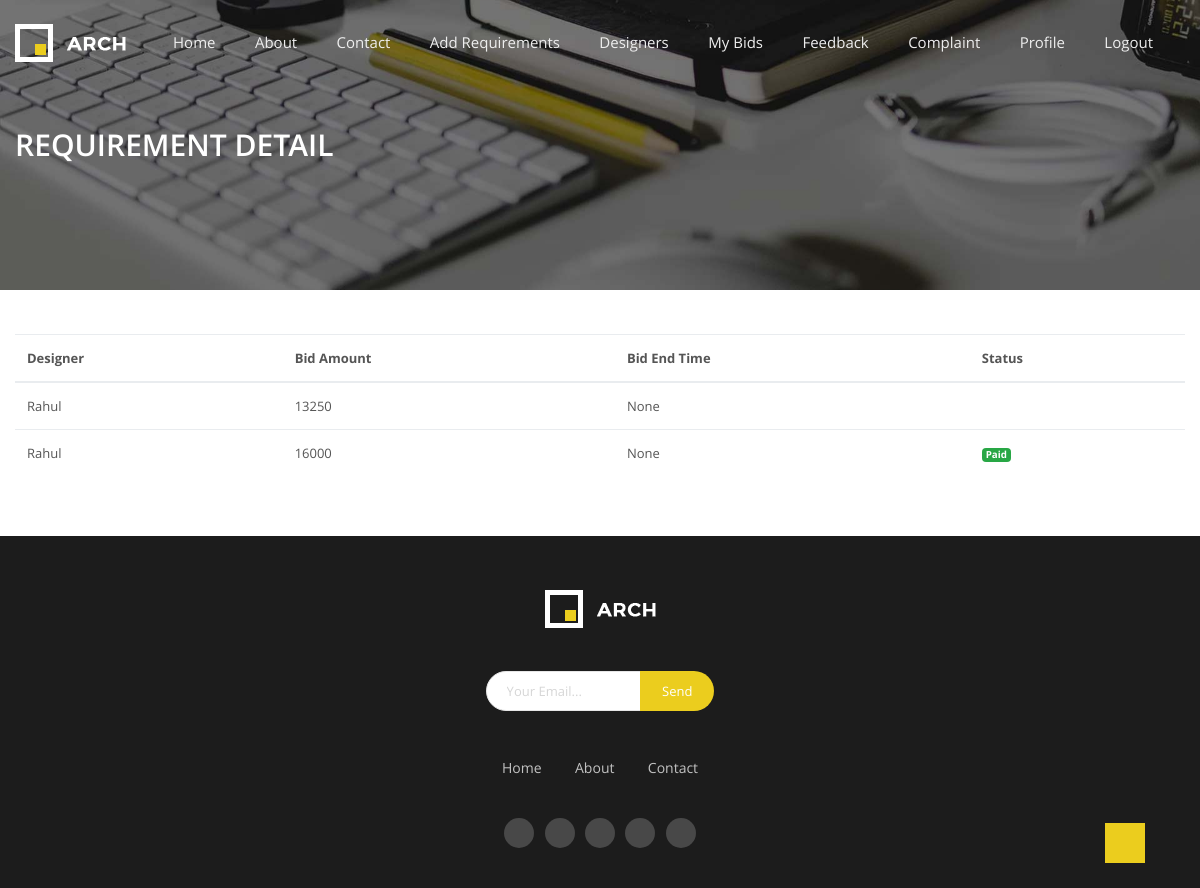
The app's page /manage-bids/2/ (signed in) with its own data.
### myapp/models.py (models this page shows, shortened)
class Bidding(models.Model):
    PAYMENT_MODE_CHOICES = [
        ('online', 'Online Payment'),
        ('offline', 'Offline Payment'),
    ]
    designer = models.ForeignKey(Login, on_delete=models.CASCADE)  # The user placing the bid
    requirement = models.ForeignKey(Requirement, on_delete=models.CASCADE)  # The product being bid on
    bid_amount = models.IntegerField()  # The amount the user is bidding
    payment_date = models.DateTimeField(auto_now=True)
    payment_mode = models.CharField(max_length=10, choices=PAYMENT_MODE_CHOICES)  # Payment mode
    razorpay_order_id = models.CharField(max_length=255, blank=True, null=True)
    razorpay_payment_id = models.CharField(max_length=255, blank=True, null=True)
    razorpay_signature = models.CharField(max_length=255, blank=True, null=True)
    offline_reference = models.CharField(max_length=255, blank=True, null=True)  # Reference number for offline payment
    offline_remarks = models.TextField(blank=True, null=True)  # Optional remarks for offline payments
    address = models.TextField(blank=True, null=True)  # Optional remarks for offline payments
    STATUS_CHOICES = (
        ('pending', 'Pending'),
        ('accepted', 'Accepted'),
        ('rejected', 'Rejected'),
        ('paid', 'paid'),
        ('not paid', 'not paid'),
    )
    status = models.CharField(max_length=10, choices=STATUS_CHOICES, default='pending')  # Status of the bid

class Login(models.Model):
    name = models.CharField(max_length=100)
    email = models.EmailField(unique=True)
    password = models.CharField(max_length=100, default="admin@123")
    phone = models.CharField(max_length=20, null=True, blank=True)
    ROLE = (
        ("Designer", "Designer"),
        ("User", "User"),
    )
    role = models.CharField(max_length=10, choices=ROLE, default='User')
    STATUS = (
        ("0", "unapproved"),
        ("1", "approved")
    )
    status = models.CharField(max_length=10, choices=STATUS, default='0')
    id_proof = models.FileField(upload_to='id_proofs/', null=True, blank=True, default=None)
    def pic(self):
        return mark_safe('<img src = "{}" width = "100">'.format(self.id_proof.url))
    pic.allow_tags = True

class Requirement(models.Model):
    REQUIREMENT_STATUS_CHOICES = [
        (0, 'Open'),
        (1, 'Close'),
    ]
    user = models.ForeignKey(Login, on_delete=models.CASCADE)
    req_name = models.CharField(max_length=150, null=False)
    initial_amount = models.DecimalField(max_digits=10, decimal_places=2, null=True, blank=True)
    req_desc = models.CharField(max_length=150, null=False)
    req_status = models.IntegerField(choices=REQUIREMENT_STATUS_CHOICES, null=False)
    req_img = models.ImageField(upload_to='products/', null=True, blank=True)
    current_highest_bid = models.IntegerField(default=0)
    bid_end_date = models.DateTimeField(null=True, blank=True)
    minimum_bid_increment = models.IntegerField(default=1)
    creation_date = models.DateField(auto_now_add=True, null=True, blank=True)
    def req_pic(self):
        return mark_safe('<img src = "{}" width = "100">'.format(self.req_img.url))
    req_pic.allow_tags = True

### myapp/views.py (the view, shortened to what this page needs)
# urls.py: path('manage-bids/<int:product_id>/', views.manage_bids, name='manage_bids'),
def manage_bids(request, product_id):
    context = checksession(request)
    uid = request.session['log_id']
    product = get_object_or_404(Requirement, id=product_id, user=Login(id=uid))
    bids = Bidding.objects.filter(requirement=product)
    context.update({
        "bids": bids,
        "product": product
    })
    return render(request, "manage_bids.html", context)

### myapp/views.py (called while the page is built)
def checksession(request):
    uid = request.session.get('log_id')
    if not uid:
        return None
    try:
        userdata = Login.objects.get(id=uid)
        is_designer = userdata.role == "Designer"
        if is_designer:
            try:
                profile = DesignerProfile.objects.get(user=userdata)
            except DesignerProfile.DoesNotExist:
                profile = None
        else:
            try:
                profile = UserProfile.objects.get(user=userdata)
            except UserProfile.DoesNotExist:
                profile = None
        context = {
            'userdata': userdata,
            'is_designer': is_designer,
            'profile': profile,
        }
        return context
    except Login.DoesNotExist:
        return None

### myapp/templates/manage_bids.html (shortened to what this page needs)
{% extends 'base.html' %}
{% block main %}
{% load static %}
<section class="navigation">
  <div class="parallax parallax--nav-3">
    <div class="container clearfix">
      <div class="row">
        <div class="col-md-12">
          <h2>Requirement Detail</h2>
        </div>
      </div>
    </div>
  </div>
</section>
<br><br>
<div class="quicky-wishlist_area">
<div class="container">
<div class="row">
<div class="col-12">
<div class="table-content table-responsive">
{% if accepted_bid %}
<p>A bid has already been accepted for this product.</p>
{% elif bids %}
<table class="table">
<thead>
<tr>
<th>Designer</th>
<th>Bid Amount</th>
<th>Bid End Time</th>
<th>Status</th>
</tr>
</thead>
<tbody>
{% for bid in bids %}
<tr>
<td>{{ bid.designer.name }}</td>
<td>{{ bid.bid_amount }}</td>
<td>{{ bid.requirement.bid_end_date }}</td>
<td>
{% if bid.status == "paid" %}
<span class="badge bg-success">
Paid
</span>
{% endif %}
</td>
</tr>
{% endfor %}
</tbody>
</table>
{% else %}
<p>No bids available for this product.</p>
{% endif %}
</div>
</div>
</div>
</div>
</div>
<br><br>
{% endblock %}

### records on screen
Bidding: designer.name "Rahul", bid_amount "13250", requirement.bid_end_date "None"
Bidding: designer.name "Rahul", bid_amount "16000", requirement.bid_end_date "None", status "Paid"
